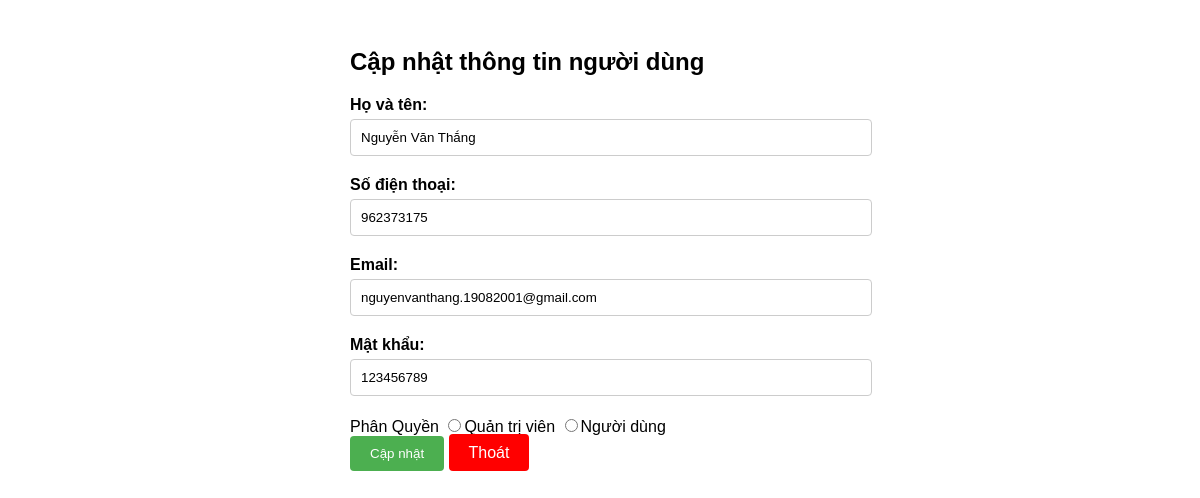
Page /Men-Shop/update_user.php?update=67 on the committed database.
### tables this page shows
CREATE TABLE `account` (
  `id` int(11) NOT NULL,
  `hoten` varchar(50) NOT NULL,
  `sdt` int(30) NOT NULL,
  `email` varchar(100) NOT NULL,
  `password` varchar(100) NOT NULL,
  `role` varchar(100) NOT NULL
);

### Men-Shop/control.php (called while the page is built, shortened)
<?php
include('connect.php');
class Data
{
    public function select_user_id($id)
    {
        global $conn;
        $sql = "select * from account where id = $id ";
        $run = mysqli_query($conn, $sql);
        return $run;
    }
}

### Men-Shop/update_user.php (the view, shortened to what this page needs)
<?php
include('control.php');
$getdata = new Data();
$select = $getdata->select_user_id($_GET['update']);
?>
<!DOCTYPE html>
<html lang="en">
<head>
</head>
<body>
    <div class="container">
        <h2>Cập nhật thông tin người dùng</h2>
        <?php foreach ($select as $se) { ?>
            <form method="POST">
                <div class="form-group">
                    <label for="txtHoten">Họ và tên:</label>
                    <input type="text" id="txtHoten" name="txtHoten" value="<?php echo $se['hoten'] ?>" required>
                </div>
                <div class="form-group">
                    <label for="txtSdt">Số điện thoại:</label>
                    <input type="text" id="txtSdt" name="txtSdt" value="<?php echo $se['sdt'] ?>" required>
                </div>
                <div class="form-group">
                    <label for="txtEmail">Email:</label>
                    <input type="text" id="txtEmail" name="txtEmail" value="<?php echo $se['email'] ?>" required>
                </div>
                <div class="form-group">
                    <label for="txtPassword">Mật khẩu:</label>
                    <input type="text" id="txtPassword" name="txtPassword" value="<?php echo $se['password'] ?>" required>
                </div>
                <label for="">Phân Quyền</label>
                <input name="txtVaitro" type="radio" value="1" />Quản trị viên
                <input name="txtVaitro" type="radio" value="0" />Người dùng
                <div class="form-group">
                    <input type="submit" name="btnUpdate" value="Cập nhật">
                    <a href="../Admin/pages/user.php" class="btn-exit">Thoát</a>
                </div>
            </form>
        <?php } ?>
    </div>
</body>
</html>

### Men-Shop/update_user.php (style rules this page uses)
body { font-family: Arial, sans-serif; }
.container { max-width: 500px; margin: 0 auto; padding: 20px; }
.form-group { margin-bottom: 20px; }
.form-group label { display: block; font-weight: bold; margin-bottom: 5px; }
.form-group input[type="text"], .form-group input[type="password"] { width: 100%; padding: 10px; border: 1px solid #ccc; border-radius: 4px; }
.form-group input[type="submit"] { background-color: #4CAF50; color: #fff; padding: 10px 20px; border: none; border-radius: 4px; cursor: pointer; }
.btn-exit { background-color: #ff0000; color: #fff; padding: 10px 20px; border: none; border-radius: 4px; cursor: pointer; text-decoration: none; }

### rows in the picture
account: txtHoten "Nguyễn Văn Thắng", txtSdt "962373175", txtEmail "nguyenvanthang.19082001@gmail.com", txtPassword "123456789"
